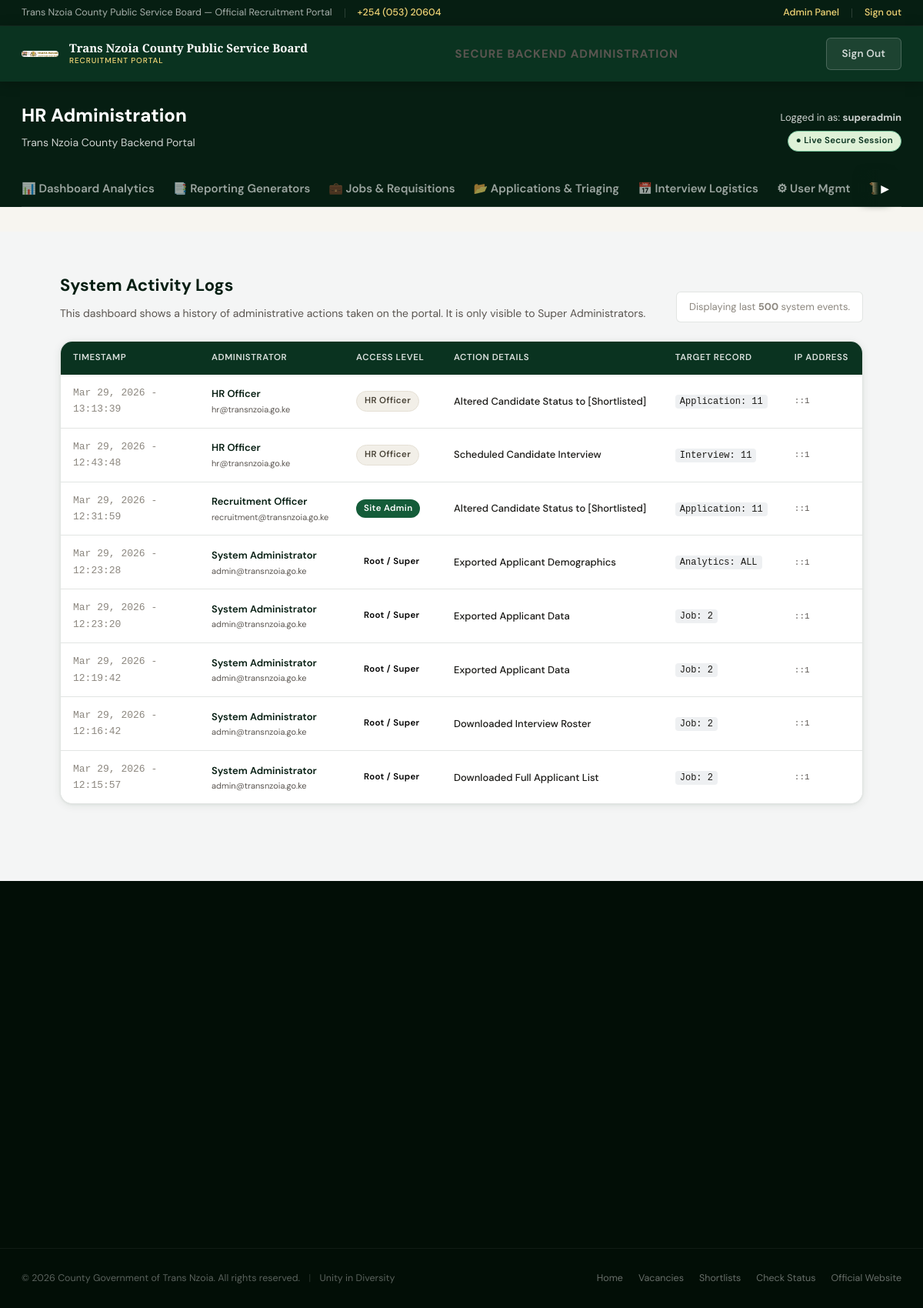
Screenshot of /admin/logs.php (signed in) with the database file from the repository.
### tables this page shows
CREATE TABLE `activity_logs` (
  `id` int(11) NOT NULL AUTO_INCREMENT,
  `user_id` int(11) NOT NULL,
  `action` varchar(255) NOT NULL,
  `entity_type` varchar(50) DEFAULT NULL,
  `entity_id` varchar(50) DEFAULT NULL,
  `ip_address` varchar(45) DEFAULT NULL,
  `created_at` datetime DEFAULT current_timestamp(),
  PRIMARY KEY (`id`),
  KEY `idx_user` (`user_id`),
  KEY `idx_entity` (`entity_type`,`entity_id`)
);

CREATE TABLE `users` (
  `id` int(10) unsigned NOT NULL AUTO_INCREMENT,
  `username` varchar(80) NOT NULL,
  `email` varchar(160) NOT NULL,
  `password_hash` varchar(255) NOT NULL,
  `role` enum('superadmin','admin','hr','applicant') NOT NULL DEFAULT 'applicant',
  `full_name` varchar(160) DEFAULT NULL,
  `is_active` tinyint(1) NOT NULL DEFAULT 1,
  `last_login` datetime DEFAULT NULL,
  `created_at` datetime NOT NULL DEFAULT current_timestamp(),
  `updated_at` datetime NOT NULL DEFAULT current_timestamp() ON UPDATE current_timestamp(),
  `sub_county` varchar(100) DEFAULT NULL,
  `ward` varchar(100) DEFAULT NULL,
  `id_doc_front` varchar(255) DEFAULT NULL,
  `id_doc_back` varchar(255) DEFAULT NULL,
  `id_verified` tinyint(1) DEFAULT 0,
  `phone` varchar(20) DEFAULT NULL,
  `dob` date DEFAULT NULL,
  `gender` enum('Male','Female','Prefer not to say') DEFAULT NULL,
  PRIMARY KEY (`id`),
  UNIQUE KEY `username` (`username`),
  UNIQUE KEY `email` (`email`),
  KEY `idx_role` (`role`),
  KEY `idx_email` (`email`)
);

### includes/auth.php (called while the page is built, shortened)
<?php
function h(?string $s): string {
    return htmlspecialchars($s ?? '', ENT_QUOTES, 'UTF-8');
}

### admin/logs.php (the view, shortened to what this page needs)
<?php
require_once __DIR__ . '/../includes/auth.php';
$pdo = db();
$sql = "SELECT l.*, u.full_name, u.role, u.email
        FROM activity_logs l
        JOIN users u ON l.user_id = u.id
        ORDER BY l.created_at DESC LIMIT 500";
$logs = $pdo->query($sql)->fetchAll();
require_once __DIR__ . '/../includes/partials/header.php';
require_once __DIR__ . '/partials/admin_nav.php';
?>
<div class="page-wrap" style="background:#f4f5f5; padding-bottom:100px;">
  <div class="container" style="max-width:1100px;">
    <div style="display:flex; justify-content:space-between; align-items:flex-end; margin-bottom:24px;">
      <div>
        <h2 style="font-size:22px; font-weight:700; color:var(--green-900);">System Activity Logs</h2>
        <p style="color:var(--text-muted); font-size:14px; margin-top:6px;">This dashboard shows a history of administrative actions taken on the portal. It is only visible to Super Administrators.</p>
      </div>
      <div style="font-size:13px; color:var(--text-light); padding:8px 16px; background:#fff; border-radius:6px; border:1px solid var(--border);">Displaying last <strong>500</strong> system events.</div>
    </div>
    <div class="card fade-up" style="overflow:-moz-hidden-unscrollable; overflow:hidden;">
      <div class="table-responsive" style="max-height:600px; overflow-y:auto; background:#fff;">
        <table class="table" style="margin:0; font-size:13px;">
          <thead style="position:sticky; top:0; background:#f9fafa; z-index:10; box-shadow:0 1px 3px rgba(0,0,0,0.1);">
            <tr>
              <th style="width:180px;">Timestamp</th>
              <th>Administrator</th>
              <th>Access Level</th>
              <th>Action Details</th>
              <th>Target Record</th>
              <th>IP Address</th>
            </tr>
          </thead>
          <tbody>
            <?php if (empty($logs)): ?>
              <tr><td colspan="6" style="padding:40px; text-align:center; color:var(--text-muted);">The activity logging system is active, but no actions have been recorded yet.</td></tr>
            <?php else: ?>
              <?php foreach ($logs as $log): ?>
                <tr>
                  <td style="color:var(--text-light); font-family:monospace;"><?= date('M j, Y - H:i:s', strtotime($log['created_at'])) ?></td>
                  <td style="font-weight:600; color:var(--green-900);">
                    <?= h($log['full_name']) ?>
                    <div style="font-weight:400; font-size:11px; color:var(--text-muted);"><?= h($log['email']) ?></div>
                  </td>
                  <td>
                    <?php if($log['role'] === 'superadmin'): ?>
                        <span class="badge" style="background:var(--gold); color:#000;">Root / Super</span>
                    <?php elseif($log['role'] === 'admin'): ?>
                        <span class="badge" style="background:var(--green-600); color:#fff;">Site Admin</span>
                    <?php else: ?>
                        <span class="badge badge-neutral">HR Officer</span>
                    <?php endif; ?>
                  </td>
                  <td style="color:var(--text-dark); font-weight:500;"><?= h($log['action']) ?></td>
                  <td>
                    <?php if($log['entity_type']): ?>
                        <span style="font-family:monospace; background:#eef0f2; padding:2px 6px; border-radius:4px; font-size:12px;">
                            <?= h($log['entity_type']) ?>: <?= h($log['entity_id'] ?: 'NULL') ?>
                        </span>
                    <?php else: ?>
                        <span style="color:var(--text-light);">—</span>
                    <?php endif; ?>
                  </td>
                  <td style="font-family:monospace; color:var(--text-muted); font-size:11px;"><?= h($log['ip_address']) ?></td>
                </tr>
              <?php endforeach; ?>
            <?php endif; ?>
          </tbody>
        </table>
      </div>
    </div>
  </div>
</div>
<?php require_once __DIR__ . '/../includes/partials/footer.php'; ?>

### assets/css/style.css (style rules this page uses)
:root { --green-950: #020E06; --green-900: #061E12; --green-800: #0A3320; --green-700: #0E4A2E; --green-600: #145C39; --green-500: #1A7048; --green-400: #228558; --green-300: #3DA06F; --green-200: #72C29A; --green-100: #B8E3CB; --green-50: #EAF5EF; --gold-800: #7A5B06; --gold-600: #A87D09; --gold-500: #C9990A; --gold-400: #E0AC0C; --gold-300: #EDCA56; --gold-200: #F5D878; --gold-100: #FDF0BE; --gold-50: #FEFAEE; --warm-white: #F7F5F0; --warm-50: #F2EFE8; --warm-100: #E5E0D5; --warm-200: #C8C0B0; --warm-700: #4A4438; --warm-900: #1C1915; --text-main: #1A1916; --text-muted: #5A5550; --text-light: #8C877F; --border: rgba(20,40,25,0.12); --border-strong: rgba(20,40,25,0.22); --radius-sm: 6px; --radius-md: 10px; --radius-lg: 16px; --radius-xl: 24px; --shadow-sm: 0 1px 4px rgba(10,50,25,0.06); --shadow-card: 0 2px 12px rgba(10,50,25,0.08), 0 1px 3px rgba(10,50,25,0.06); --shadow-hover:0 8px 28px rgba(10,50,25,0.14), 0 2px 8px rgba(10,50,25,0.08); --font-display: 'Playfair Display', Georgia, serif; --font-body: 'DM Sans', system-ui, sans-serif; --font-mono: 'DM Mono', monospace; --max-w: 100%; --nav-h: 72px; --topbar-h: 34px; }
*, *::before, *::after { box-sizing: border-box; margin: 0; padding: 0; }
html { scroll-behavior: smooth; }
body { font-family: var(--font-body); font-size: 16px; line-height: 1.65; color: var(--text-main); background: var(--warm-white); -webkit-font-smoothing: antialiased; display: flex; flex-direction: column; min-height: 100vh; }
.container { max-width: var(--max-w); margin: 0 auto; padding: 0 28px; }
.page-wrap { padding: 52px 0 80px; }
.badge { display: inline-flex; align-items: center; padding: 3px 10px; font-size: 11.5px; font-weight: 600; border-radius: 100px; letter-spacing: .03em; white-space: nowrap; }
.badge-neutral { background: var(--warm-50); color: var(--warm-700); border: 1px solid var(--warm-100); }
.card { background: #fff; border: 1px solid var(--border); border-radius: var(--radius-lg); box-shadow: var(--shadow-card); }
table { width: 100%; border-collapse: collapse; font-size: 14px; }
thead th { background: var(--green-800); color: rgba(255,255,255,.85); padding: 12px 16px; text-align: left; font-size: 11.5px; font-weight: 600; letter-spacing: .05em; text-transform: uppercase; white-space: nowrap; }
tbody tr { border-bottom: 1px solid var(--border); transition: background .15s; }
tbody td { padding: 13px 16px; color: var(--text-main); vertical-align: middle; }
.fade-up { opacity: 0; transform: translateY(20px); transition: opacity .5s ease, transform .5s ease; }
.fade-up.visible { opacity: 1; transform: translateY(0); }

### rows the page displays
activity_logs: created_at "Mar 29, 2026 - 13:13:39", user.full_name "HR Officer", user.email "hr@transnzoia.go.ke", action "Altered Candidate Status to [Shortlisted]", entity_type "Application", entity "11", ip_address "::1"
activity_logs: created_at "Mar 29, 2026 - 12:43:48", user.full_name "HR Officer", user.email "hr@transnzoia.go.ke", action "Scheduled Candidate Interview", entity_type "Interview", entity "11", ip_address "::1"
activity_logs: created_at "Mar 29, 2026 - 12:31:59", user.full_name "Recruitment Officer", user.email "recruitment@transnzoia.go.ke", shows "Site Admin", action "Altered Candidate Status to [Shortlisted]", entity_type "Application", entity "11", ip_address "::1"
activity_logs: created_at "Mar 29, 2026 - 12:23:28", user.full_name "System Administrator", user.email "admin@transnzoia.go.ke", shows "Root / Super", action "Exported Applicant Demographics", entity_type "Analytics", entity "ALL", ip_address "::1"
activity_logs: created_at "Mar 29, 2026 - 12:23:20", user.full_name "System Administrator", user.email "admin@transnzoia.go.ke", shows "Root / Super", action "Exported Applicant Data", entity_type "Job", entity "2", ip_address "::1"
activity_logs: created_at "Mar 29, 2026 - 12:19:42", user.full_name "System Administrator", user.email "admin@transnzoia.go.ke", shows "Root / Super", action "Exported Applicant Data", entity_type "Job", entity "2", ip_address "::1"
activity_logs: created_at "Mar 29, 2026 - 12:16:42", user.full_name "System Administrator", user.email "admin@transnzoia.go.ke", shows "Root / Super", action "Downloaded Interview Roster", entity_type "Job", entity "2", ip_address "::1"
activity_logs: created_at "Mar 29, 2026 - 12:15:57", user.full_name "System Administrator", user.email "admin@transnzoia.go.ke", shows "Root / Super", action "Downloaded Full Applicant List", entity_type "Job", entity "2", ip_address "::1"

### other values shown
auth_user()['username'] "superadmin"
